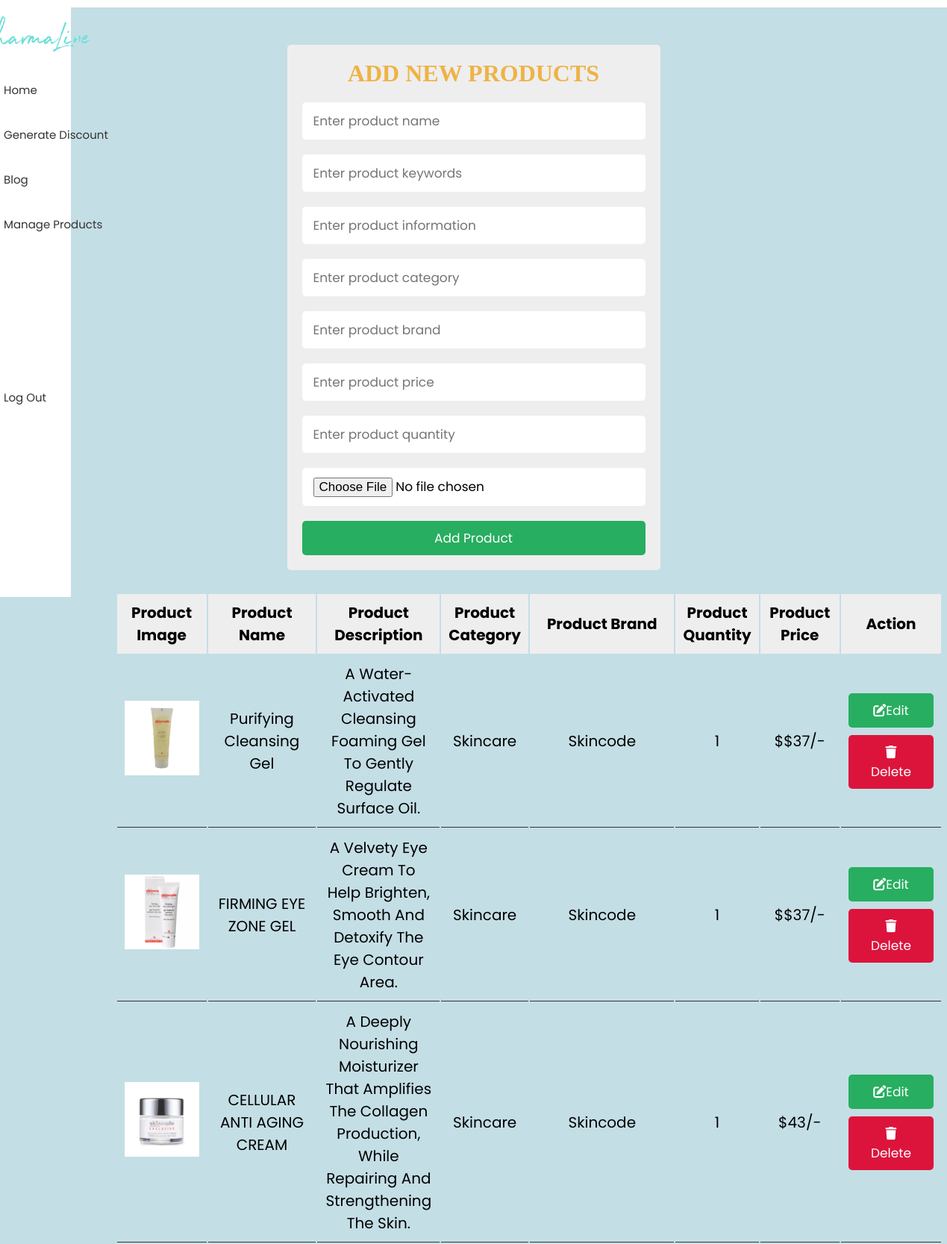
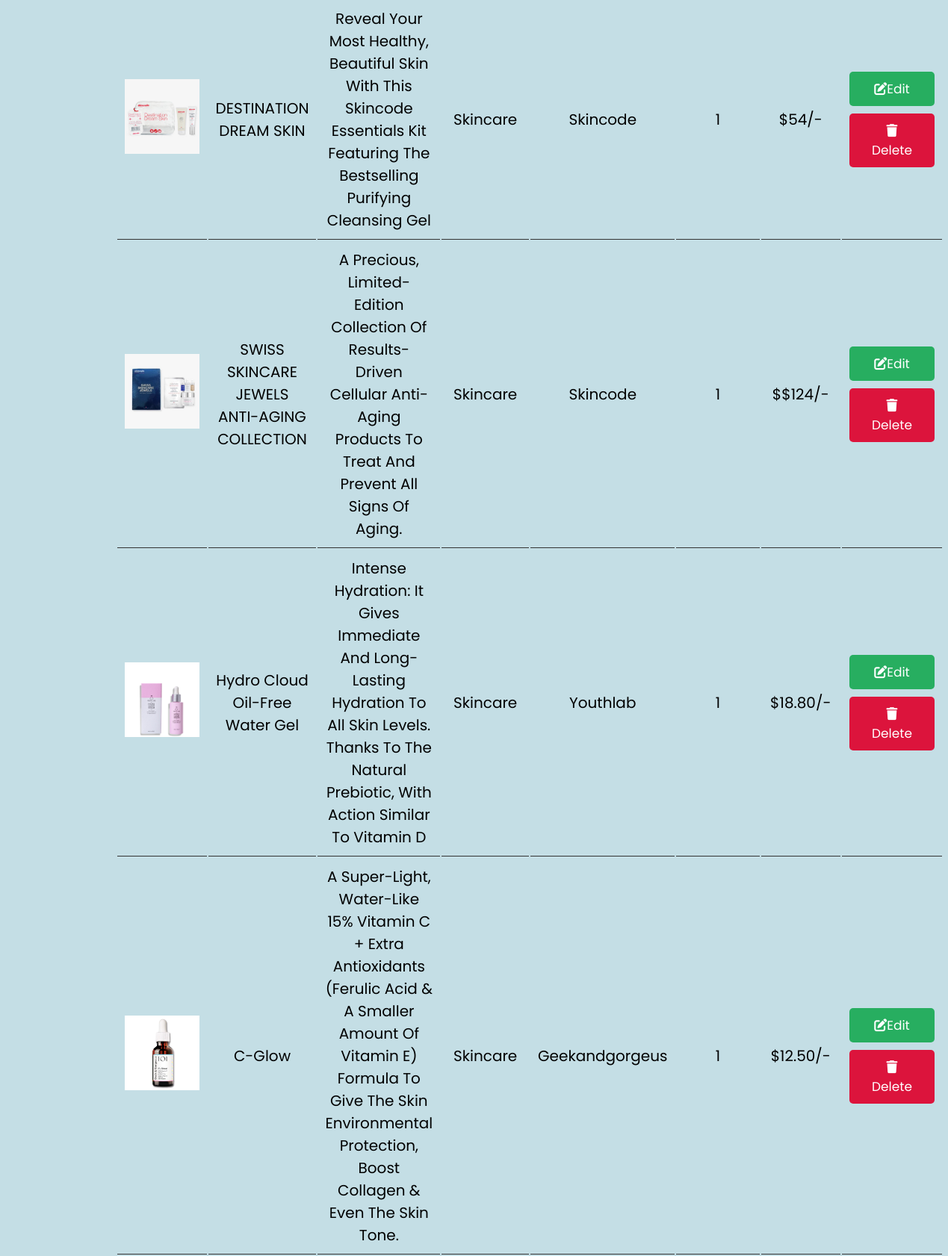
Screenshot of /manageProducts.php (upper part) with the database file from the repository (2 pictures, top to bottom).
### tables this page shows
CREATE TABLE `products` (
  `product_id` int(100) NOT NULL,
  `product_name` varchar(100) NOT NULL,
  `product_keyword` varchar(255) NOT NULL,
  `description` varchar(500) NOT NULL,
  `price` varchar(2225) NOT NULL,
  `quantity` int(11) NOT NULL,
  `image` varchar(100) NOT NULL,
  `category` varchar(224) NOT NULL,
  `brand` varchar(225) NOT NULL
);

### manageProducts.php (the view, shortened to what this page needs)
<?php
@include 'users/config.php';
?>
<!DOCTYPE html>
<html lang="en">
<head>
    <link rel="stylesheet" type="text/css" href="assets/css/styleManageProducts.css">
</head>
<body>
  <div class="sidebar">
    <div class="icon-container">
      <div class="logo-sidebar">
        <img src="image/Logo.png" alt="Logo" class="logo">
      </div>
      <div class="total-icons">
      <a href="homePageAdmin.php">
      <div class="icon" id="Home">
      <i class="fa-solid fa-house" style="color: #21324f;"></i>
      </a>
      </div>
        <div class="icon" id="Generate-discount">
         <a href="generateDiscount.php">
        <i class="fa-solid fa-tags" style="color: #0c182c;"></i>
         </a>
        </div>
      <a href="blogAdmin.php">
        <div class="icon" id="Blog">
          <img src="image/logoIcon.png" alt="Blog Icon">
        </div>
      </a>
        <div class="icon" id="Manage Products">
        <a href="manageProducts.php">
        <i class="fa-solid fa-list-check" style="color: #25395b;"></i>
         </a>
        </div>
        <div class="icon" id="Log-out">
          <a href="users/logout.php">
          <i class="fa-solid fa-right-from-bracket" style="color: #222d3f;"></i>
         </a>
        </div>
        </div>
    </div>
<div class="products">
  <div class="body-content">
    <div class="product-form-container">
      <form action="manageProducts.php" method="post" enctype="multipart/form-data">
        <h3>Add new products</h3>
        <input type="text" name="product_name" id="product_name" placeholder="Enter product name" class="box">
        <input type="text" name="product_keyword" id="product_keyword" placeholder="Enter product keywords" class="box">
        <input type="text" name="product_info" id="product_info" placeholder="Enter product information" class="box">
        <input type="text" name="category" id="category" placeholder="Enter product category" class="box">
        <input type="text" name="brand" id="brand" placeholder="Enter product brand" class="box">
        <input type="text" name="product_price" id="product_price" placeholder="Enter product price" class="box">
        <input type="number" name="product_quantity" id="product_quantity" placeholder="Enter product quantity" class="box">
        <input type="file" accept="image/png, image/jpeg, image/jpg" name="product_image" class="box">
         <input type="submit" class="btn" name="add_product" value="add product">
      </form>
   </div>
   <?php
   $select = mysqli_query($conn, "SELECT * FROM products");
   ?>
   <div class="product-display">
      <table class="product-display-table">
         <thead>
         <tr>
            <th>product image</th>
            <th>product name</th>
            <th>product description</th>
            <th>product category</th>
            <th>product brand</th>
            <th>product quantity</th>
            <th>product price</th>
            <th>action</th>
         </tr>
         </thead>
         <?php while($row = mysqli_fetch_assoc($select)){ ?>
         <tr>
            <td><img src="image/<?php echo $row['image']; ?>" height="100" alt=""></td>
            <td><?php echo $row['product_name']; ?></td>
            <td><?php echo $row['description']; ?></td>
            <td><?php echo $row['category']; ?></td>
            <td><?php echo $row['brand']; ?></td>
            <td><?php echo $row['quantity']; ?></td>
            <td>$<?php echo $row['price']; ?>/-</td>
            <td>
              <a href="productUpdate.php?edit=<?php echo $row['product_id']; ?>" class="btn"><i class="fas fa-edit"></i>edit</a>
              <a href="manageProducts.php?delete=<?php echo $row['product_id']; ?>" class="btn"> <i class="fas fa-trash"></i>delete </a>
            </td>
         </tr>
      <?php
              };
         ?>
      </table>
   </div>
 </div>
</div>
</body>
</html>

### assets/css/styleManageProducts.css (style rules this page uses)
:root { --green:#27ae60; --black:#333; --white:#fff; --bg-color:#eee; --box-shadow:0 .5rem 1rem rgba(0,0,0,.1); --border:.1rem solid var(--black); }
* { font-family: 'Poppins', sans-serif; margin:0; padding:0; box-sizing: border-box; outline: none; border:none; text-decoration: none; text-transform: capitalize; }
html { font-size: 62.5%; overflow-x: hidden; }
.logo { width: 60px; height: auto; margin-left: 10px; }
.btn { display: block; width: 100%; cursor: pointer; border-radius: .5rem; margin-top: 1rem; font-size: 1.7rem; padding:1rem 3rem; background: var(--green); color:var(--white); text-align: center; }
.products { margin-top: 10px; padding: 30px; text-align: center; box-shadow: 0 2px 4px rgba(0, 0, 0, 0.1); background-color: transparent; min-height: calc(100vh - 60px); background-color: #c4dee5; }
.body-content { max-width: 1200px; padding:2rem; margin:0 auto; }
.product-form-container form { max-width: 50rem; margin:0 auto; padding:2rem; border-radius: .5rem; background: var(--bg-color); border-color: orange; }
.product-form-container form h3 { text-transform: uppercase; color: rgb(238, 179, 69); margin-bottom: 1rem; text-align: center; font-size: 32px; font-family: 'American Typewriter', serif; }
.product-form-container form .box { width: 100%; border-radius: .5rem; padding:1.2rem 1.5rem; font-size: 1.7rem; margin:1rem 0; background: var(--white); text-transform: none; }
.product-display { margin:3rem 0; margin-left: 100px; }
.product-display .product-display-table { width: 100%; text-align: center; font-family: 'Palatino, URW Palladio L', serif; }
.product-display .product-display-table thead { background: var(--bg-color); }
.product-display .product-display-table th { padding:1rem; font-size: 2rem; }
.product-display .product-display-table td { padding:1rem; font-size: 2rem; border-bottom: var(--border); }
.product-display .product-display-table .btn:first-child { margin-top: 0; }
.product-display .product-display-table .btn:last-child { background: crimson; }
.sidebar { position: fixed; top: 0; left: 0; width: 95px; height: 100vh; background-color: #ffffff; transition: width 0.3s; z-index: 999; }
.icon-container { display: flex; flex-direction: column; align-items: center; justify-content: flex-start; height: 100%; padding-top: 20px; }
.icon { width: 40px; height: 40px; background-color: #c0cfcf; border-radius: 50%; margin-bottom: 20px; display: flex; align-items: center; justify-content: center; cursor: pointer; transition: background-color 0.3s; position: relative; }
.icon i { color: #fff; font-size: 20px; }
.logo-sidebar { width: 60px; height: 60px; margin-bottom: 50px; }
.total-icons #Log-out { margin-top: 192px; }
#Blog img { max-width: 100%; max-height: 100%; }

### rows the page displays
products: image (picture), product_name "Purifying Cleansing Gel", description "A Water-Activated Cleansing Foaming Gel To Gently Regulate Surface Oil.", category "Skincare", brand "Skincode", quantity "1", price "$37"
products: image (picture), product_name "FIRMING EYE ZONE GEL", description "A Velvety Eye Cream To Help Brighten, Smooth And Detoxify The Eye Contour Area.", category "Skincare", brand "Skincode", quantity "1", price "$37"
products: image (picture), product_name "CELLULAR ANTI AGING CREAM", description "A Deeply Nourishing Moisturizer That Amplifies The Collagen Production, While Repairing And Strengthening The Skin.", category "Skincare", brand "Skincode", quantity "1", price "43"
products: image (picture), product_name "DESTINATION DREAM SKIN", description "Reveal Your Most Healthy, Beautiful Skin With This Skincode Essentials Kit Featuring The Bestselling Purifying Cleansing Gel", category "Skincare", brand "Skincode", quantity "1", price "54"
products: image (picture), product_name "SWISS SKINCARE JEWELS ANTI-AGING COLLECTION", description "A Precious, Limited-Edition Collection Of Results-Driven Cellular Anti-Aging Products To Treat And Prevent All Signs Of Aging.", category "Skincare", brand "Skincode", quantity "1", price "$124"
products: image (picture), product_name "Hydro Cloud Oil-Free Water Gel", description "Intense Hydration: It Gives Immediate And Long-Lasting Hydration To All Skin Levels. Thanks To The Natural Prebiotic, With Action Similar To Vitamin D", category "Skincare", brand "Youthlab", quantity "1", price "18.80"
products: image (picture), product_name "C-Glow", description "A Super-Light, Water-Like 15% Vitamin C + Extra Antioxidants (Ferulic Acid & A Smaller Amount Of Vitamin E) Formula To Give The Skin Environmental Protection, Boost Collagen & Even The Skin Tone.", category "Skincare", brand "Geekandgorgeus", quantity "1", price "12.50"
